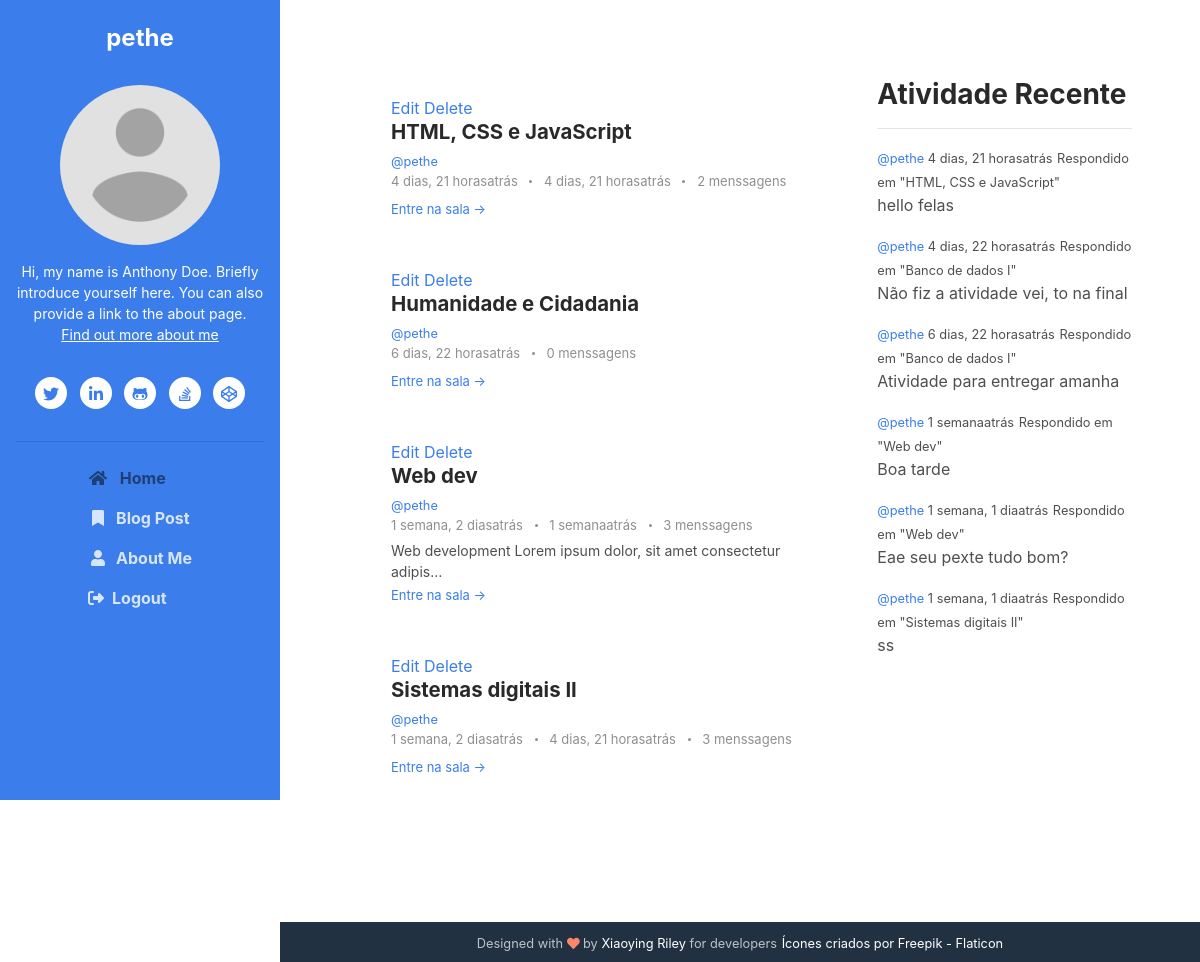
The app's page /profile/1 (signed in), older data.
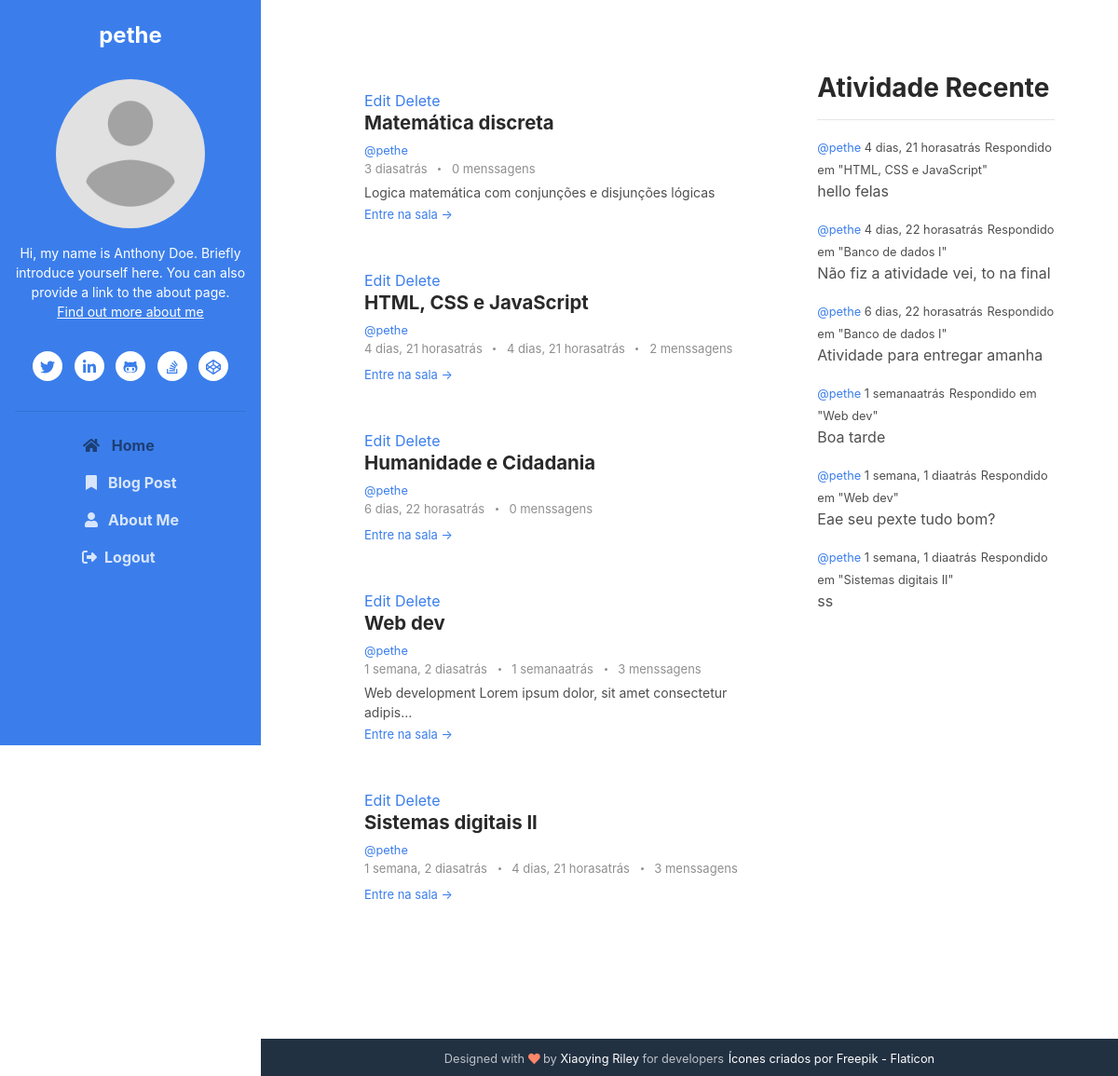
The same page, newer data.
### base/models.py (models this page shows, shortened)
class Room(models.Model):
    host = models.ForeignKey(User, on_delete=models.SET_NULL, null=True)
    classe = models.ForeignKey(Classe, on_delete=models.SET_NULL, null=True)
    name = models.CharField(max_length=200)
    desc = models.TextField(null=True, blank=True)
    participants = models.ManyToManyField(
        User, related_name='participants', blank=True)
    updated = models.DateTimeField(auto_now=True)
    created = models.DateTimeField(auto_now_add=True)
    class Meta:
        ordering = ['-updated', '-created']
    def __str__(self):
        return self.name

class Message(models.Model):
    user = models.ForeignKey(User, on_delete=models.CASCADE)
    room = models.ForeignKey(Room, on_delete=models.CASCADE)
    body = models.TextField()
    update = models.DateTimeField(auto_now=True)
    created = models.DateTimeField(auto_now_add=True)

### base/views.py (the view)
# urls.py: path('profile/<str:pk>', views.userProfile, name="user-profile"),
@login_required(login_url='login')
def userProfile(request, pk):
    user = User.objects.get(id=pk)
    rooms = user.room_set.all()
    room_messages = user.message_set.all().order_by('-created')
    classes = Classe.objects.all()
    recent_activity = room_messages[:6]
    context = {'user': user, 'rooms': rooms,
               'room_messages': room_messages, 'classes': classes, 'recent_activity': recent_activity}
    return render(request, 'base/profile.html', context)

### base/templates/base/profile.html
{% extends 'main.html' %}
{% block content%}
    <div class="main-2-column main-container">
        <div>
            {% include 'base/feed_component.html' %}
        </div>
        <div>
            {% include 'base/activity_component.html' %}
        </div>
    </div>
{% endblock content %}

### base/templates/base/feed_component.html
{% load humanize %}
<section class="blog-list px-3 py-5 p-md-5 ">
    <div class="container">
        {% for room in rooms %}
            {% if request.user == room.host %}
                <a href="{% url 'update-room' room.id%}">Edit</a>
                <a href="{% url 'delete-room' room.id%}">Delete</a>
            {% endif %}
            <div class="item mb-5">
                <div class="media">
                    <div class="media-body">
                        <h3 class="title mb-1"><a href="{% url 'room' room.id%}">{{room.name}}</a></h3>
                        <small><a href="{% url 'user-profile' room.host.id %}">@{{room.host.username}}</a></small>
                        <div class="meta mb-1"><span class="date">
                            {{room.created|naturaltime}}
                        </span>
                            {% if room.message_set.all.count > 0 %}
                            <span class="time">
                            {% for m in room.message_set.all %}
                                {% if forloop.last %}
                                {{m.created|naturaltime}}
                                {% endif %}
                            {% endfor%}
                            </span>
                            {% endif %}
                            <span class="comment">
                                <a href="#">
                                    {{room.message_set.all.count}}
                                {% if room.message_set.all.count > 1 or room.message_set.all.count == 0%}
                                    menssagens
                                {% else %}
                                    menssagem
                                {% endif %}
                                </a>
                            </span>
                        </div>
                        <div class="intro">{{room.desc|truncatechars:70}}</div>
                        <a class="more-link" href="{% url 'room' room.id%}">Entre na sala &rarr;</a>
                    </div>
                </div>
            </div>
        {% endfor %}
    </div>
</section>

### base/templates/base/activity_component.html (shortened to what this page needs)
{% load humanize %}
<div class="recent-container">
	<h3>Atividade Recente</h3>
	<hr />
	{% for message in recent_activity%}
	<div>
		<small
			><a href="{% url 'user-profile' message.user.id%}">@{{message.user}} </a>
			{{message.created|naturaltime}}</small
		>
		<small>Respondido em "{{message.room}}"</small>
		<p>{{message.body|truncatechars:50}}</p>
	</div>
	{% endfor %}
</div>

Row changes from the older to the newer data that the page shows:
added Room: shows "Edit", name "Matemática discreta", host.username "pethe", created "3 diasatrás", message_set.all.count "0", shows "menssagens", desc "Logica matemática com conjunções e disjunções lógicas"
